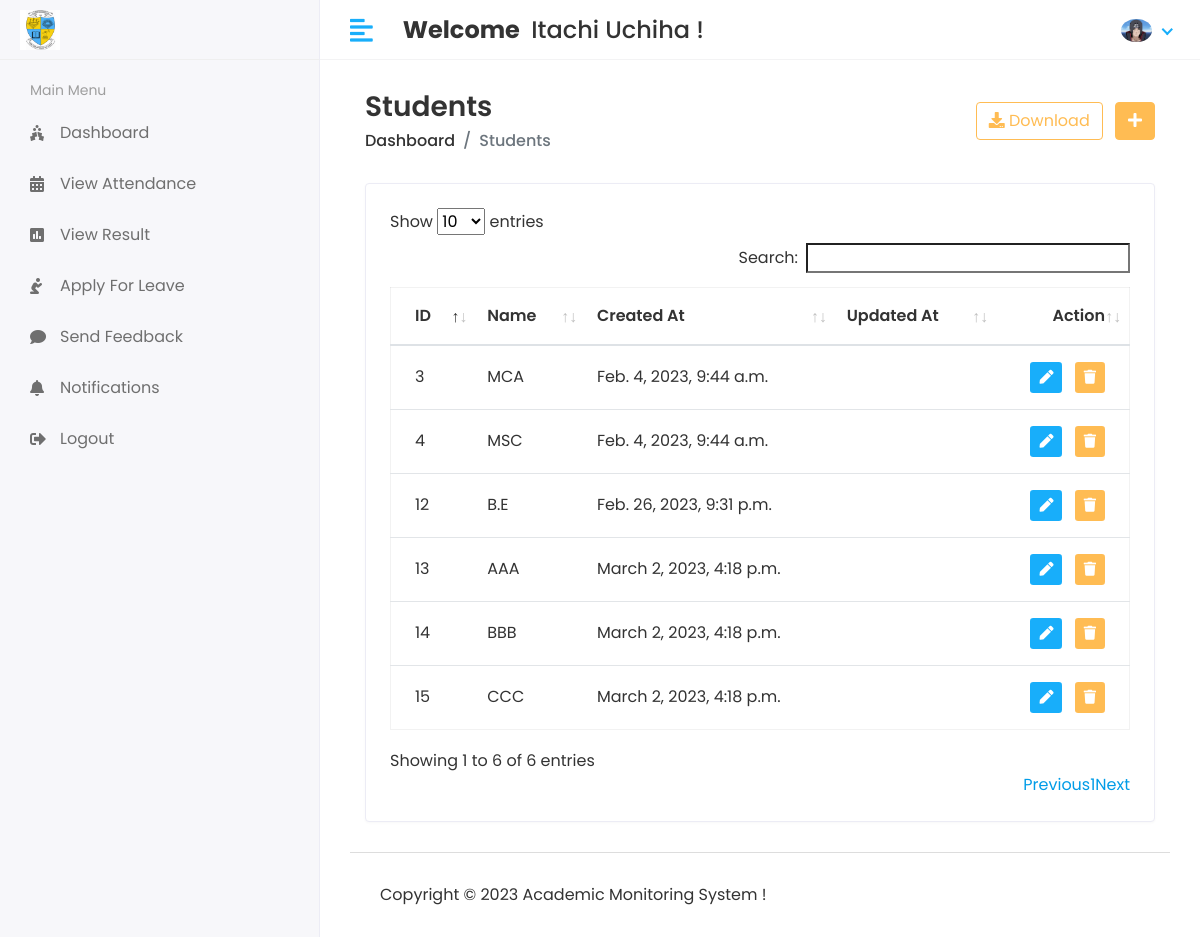
The app's page /Hod/Course/View (signed in) with its own data.
### app/models.py (models this page shows, shortened)
class CustomUser(AbstractUser):
    USER = (
         (1,'HOD'),
         (2,'STAFF'),
         (3,'STUDENT'),
    )
    user_type = models.CharField(choices=USER,max_length=50,default=1)
    profile_pic = models.ImageField(upload_to='media/profile_pic')

class Course(models.Model):
    name = models.CharField(max_length=100)
    created_at = models.DateTimeField(auto_now_add=True)
    update_at = models.DateTimeField(auto_now=True)

### student_management_system/Hod_Views.py (the view)
# urls.py: path('Hod/Course/View',Hod_Views.VIEW_COURSE,name='view_course'),
@login_required(login_url='/')
def VIEW_COURSE(request):
    course = Course.objects.all()
    context = {
        'course':course,
    }
    return render(request,'Hod/view_course.html',context)

### templates/Hod/view_course.html (shortened to what this page needs)
{% extends 'base.html' %}
{% block content %}
<div class="content container-fluid">
    <div class="page-header">
       <div class="row align-items-center">
          <div class="col">
             <h3 class="page-title">Students</h3>
             <ul class="breadcrumb">
                <li class="breadcrumb-item"><a href="{% url 'hod_home' %}">Dashboard</a></li>
                <li class="breadcrumb-item active">Students</li>
             </ul>
          </div>
          <div class="col-auto text-right float-right ml-auto">
             <a href="#" class="btn btn-outline-primary mr-2"><i class="fas fa-download"></i> Download</a>
             <a href="add-student.html" class="btn btn-primary"><i class="fas fa-plus"></i></a>
          </div>
       </div>
    </div>
    <div class="row">
       <div class="col-sm-12">
          <div class="card card-table">
             <div class="card-body">
                <div class="table-responsive">
                   <table id="table_id" class="table table-hover table-center mb-0">
                      <thead>
                         <tr>
                            <th>ID</th>
                            <th>Name</th>
                            <th>Created At</th>
                            <th>Updated At</th>
                            <th class="text-right">Action</th>
                         </tr>
                      </thead>
                      <tbody>
                        {% for i in course %}
                         <tr>
                            <td> {{i.id}} </td>
                            <td>{{i.name}}</td>
                            <td>{{i.created_at}}</td>
                            <td>{{i.updated_at}}</td>
                            <td class="text-right">
                               <div class="actions">
                                  <a href="{% url 'edit_course' i.id %}" class="btn btn-sm bg-success-light mr-2">
                                  <i class="fas fa-pen"></i>
                                  </a>
                                  <a href="{% url 'delete_course' i.id %}" class="btn btn-sm bg-danger-light">
                                  <i class="fas fa-trash"></i>
                                  </a>
                               </div>
                            </td>
                         </tr>
                         {% endfor %}
                      </tbody>
                   </table>
                </div>
             </div>
          </div>
       </div>
    </div>
 </div>
{% endblock %}

### templates/includes/header.html (shortened to what this page needs)
{% load static %}
<div class="header">
    <div class="header-left">
       <a href="{% url 'hod_home' %}" class="logo">
       <img src="{% static 'assets/img/main_mescoe.png' %}" alt="Logo">
       </a>
    </div>
    <a href="javascript:void(0);" id="toggle_btn">
    <i class="fas fa-align-left"></i>
    </a>
    <div class="top-nav-search mt-3">
       <h4><strong> Welcome </strong>&nbsp;<span>{{user.first_name}} {{ user.last_name }}</span>&nbsp;!</h4>
    </div>
    <ul class="nav user-menu">
       <li class="nav-item dropdown has-arrow">
          <a href="#" class="dropdown-toggle nav-link" data-toggle="dropdown">
            {% if user.profile_pic == "" %}
               <span class="user-img"><img class="rounded-circle" src="{% static 'assets/img/noimg.jpg' %}" width="31" alt="Ryan Taylor"></span>
            {% else %}
               <span class="user-img"><img class="rounded-circle" src="/{{user.profile_pic}}" width="31" alt="Ryan Taylor"></span>
            {% endif %}
          </a>
       </li>
    </ul>
 </div>

### static/assets/css/style.css (style rules this page uses)
html { height: 100%; }
body { background-color: #fff; color: #333; font-family: 'Poppins', sans-serif; font-size: 1rem; height: 100%; line-height: 1.5; overflow-x: hidden; }
h1, h2, h3, h4, h5, h6 { font-family: 'Poppins', sans-serif; margin-top: 0; }
a { color: #009ce7; }
input, button, a { transition: all 0.4s ease; -moz-transition: all 0.4s ease; -o-transition: all 0.4s ease; -ms-transition: all 0.4s ease; -webkit-transition: all 0.4s ease; }
ul, ol { padding: 0px; list-style: none; }
.table { color: #333; max-width: 100%; margin-bottom: 0; width: 100%; }
.table.dataTable { border-collapse: collapse !important; border: 1px solid rgba(0, 0, 0, 0.05); }
.table thead tr th { font-weight: 600; }
.table tbody tr { border-bottom: 1px solid rgba(0, 0, 0, 0.05); }
.table.table-center td, .table.table-center th { vertical-align: middle; }
.card-table .card-body .table > thead > tr > th { border-top: 0; }
.card-table .card-body .table tr td:first-child, .card-table .card-body .table tr th:first-child { padding-left: 1.5rem; }
.card-table .card-body .table tr td:last-child, .card-table .card-body .table tr th:last-child { padding-right: 1.5rem; }
.card-table .table td, .card-table .table th { border-top: 1px solid #e2e5e8; padding: 1rem 0.75rem; white-space: nowrap; }
.btn-primary { background-color: #FFBC53; border: 1px solid #FFBC53; }
.btn-outline-primary { color: #FFBC53; border-color: #FFBC53; }
.card { border: 1px solid #ececf5; box-shadow: 0 1px 3px 0 rgba(0, 0, 0, 0.03); margin-bottom: 1.875rem; }
.card-body { padding: 1.5rem; }
.bg-danger-light { background-color:#FFBC53 !important; color:#fff !important; }
.bg-success-light { background-color: #18aefa; color: #fff; }
.header { background-color: #fff; border-bottom: 1px solid #f3f3f4; left: 0; position: fixed; right: 0; top: 0; z-index: 1001; height: 60px; }
.header .header-left { float: left; height: 60px; padding: 0 20px; position: relative; width: 320px; z-index: 1; transition: all 0.2s ease-in-out; background-color: #f7f7fa; border-bottom: 1px solid #efefef; border-right: 1px solid #ececf5; display: flex; align-items: center; }
.header .header-left .logo { display: inline-block; line-height: 60px; }
.header .header-left .logo img { max-height: 40px; width: auto; }
.header .dropdown-toggle:after { display: none; }
.header .has-arrow .dropdown-toggle:after { border-top: 0; border-left: 0; border-bottom: 2px solid #18aefa; border-right: 2px solid #18aefa; content: ''; height: 8px; display: inline-block; pointer-events: none; -webkit-transform-origin: 66% 66%; -ms-transform-origin: 66% 66%; transform-origin: 66% 66%; -webkit-transform: rotate(45deg); -ms-transform: rotate(45deg); transform: rotate(45deg); -webkit-transition: all 0.15s ease-in-out; transition: all 0.15s ease-in-out; width: 8px; vertical-align: 0px; }
.user-menu { float: right; margin: 0; position: relative; z-index: 99; padding-right: 15px; }
.user-menu.nav > li > a { color: #a0a0a0; font-size: 14px; line-height: 58px; padding: 0 15px; height: 60px; }
.user-img { margin-right: 3px; position: relative; }
.top-nav-search { float: left; margin-left: 15px; }
.page-header { margin-bottom: 1.875rem; }
.page-header .breadcrumb { background-color: transparent; color: #6c757d; font-size: 1rem; font-weight: 500; margin-bottom: 0; padding: 0; }
.page-header .breadcrumb a { color: #333; }
.page-title { font-size: 28px; font-weight: 600; color: #333; margin-bottom: 5px; }
@media (min-width: 992px) { #toggle_btn { align-items: center; color: #18aefa; display: inline-flex; float: left; font-size: 26px; height: 60px; justify-content: center; margin-left: 15px; padding: 0 15px; } }

### records on screen
CustomUser: first_name "Itachi", last_name "Uchiha", profile_pic (picture)
Course: id "3", name "MCA", created_at "Feb. 4, 2023, 9:44 a.m."
Course: id "4", name "MSC", created_at "Feb. 4, 2023, 9:44 a.m."
Course: id "12", name "B.E", created_at "Feb. 26, 2023, 9:31 p.m."
Course: id "13", name "AAA", created_at "March 2, 2023, 4:18 p.m."
Course: id "14", name "BBB", created_at "March 2, 2023, 4:18 p.m."
Course: id "15", name "CCC", created_at "March 2, 2023, 4:18 p.m."
